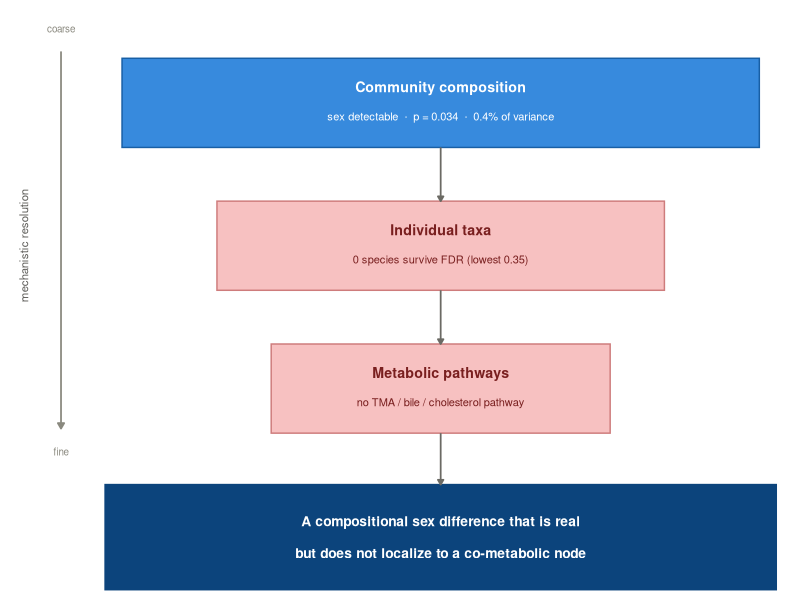
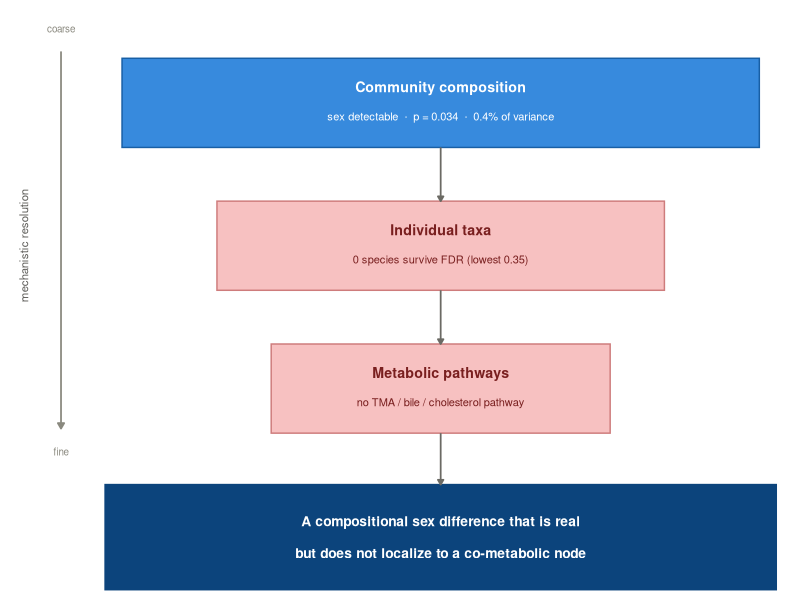

The R source for these figures, in order:
#!/usr/bin/env Rscript
###############################################################################
# Figure 3  -  Resolution cascade: a compositional sex signal that does not
# localize (JieZ_2017 atherosclerosis cohort).  Publication vector, v2.
# Palette ties to Figure 2: BLUE = sex effect present; RED = absent.
# Left axis carries the coarse->fine direction (no in-figure sentence).
# Run: Rscript Figure3_resolution_cascade.R
###############################################################################
suppressMessages(library(ggplot2))

BLUE <- "#378ADD"; BLUE_D <- "#0C447C"; RED <- "#F7C1C1"
INK_W <- "#FFFFFF"; INK_R <- "#791F1F"
B_BLUE <- "#185FA5"; B_RED <- "#CE7C7C"; AXIS <- "#8A897F"; ARR <- "#6B6A64"

box <- function(x, ymid, w, h, fill, border) data.frame(
  xmin=x-w/2, xmax=x+w/2, ymin=ymid-h/2, ymax=ymid+h/2, fill=fill, border=border)
B <- rbind(
  box(0, 5.10, 9.4, 0.78, BLUE,   B_BLUE),
  box(0, 3.85, 6.6, 0.78, RED,    B_RED),
  box(0, 2.60, 5.0, 0.78, RED,    B_RED),
  box(0, 1.30, 9.9, 0.92, BLUE_D, BLUE_D))
arrows <- data.frame(x=0, xend=0,
  y=c(5.10-0.39, 3.85-0.39, 2.60-0.39), yend=c(3.85+0.39, 2.60+0.39, 1.30+0.46))

p <- ggplot() +
  # left resolution axis (replaces the old top sentence)
  geom_segment(aes(x=-5.6, y=5.55, xend=-5.6, yend=2.25), colour=AXIS, linewidth=0.6,
               arrow=arrow(length=unit(0.16,"cm"), type="closed")) +
  annotate("text", x=-5.6, y=5.75, label="coarse", size=2.5, colour=AXIS) +
  annotate("text", x=-5.6, y=2.05, label="fine",   size=2.5, colour=AXIS) +
  annotate("text", x=-6.15, y=3.85, label="mechanistic resolution", angle=90,
           size=2.9, colour="#5F5E5A") +
  # tier boxes
  geom_rect(data=B, aes(xmin=xmin, xmax=xmax, ymin=ymin, ymax=ymax),
            fill=B$fill, colour=B$border, linewidth=0.5) +
  geom_segment(data=arrows, aes(x=x, y=y, xend=xend, yend=yend),
               colour=ARR, linewidth=0.6, arrow=arrow(length=unit(0.14,"cm"), type="closed")) +
  # tier 1
  annotate("text", x=0, y=5.24, label="Community composition", fontface=2, size=3.6, colour=INK_W) +
  annotate("text", x=0, y=4.98, label="sex detectable  \u00b7  p = 0.034  \u00b7  0.4% of variance", size=2.8, colour=INK_W) +
  # tier 2
  annotate("text", x=0, y=3.99, label="Individual taxa", fontface=2, size=3.6, colour=INK_R) +
  annotate("text", x=0, y=3.73, label="0 species survive FDR (lowest 0.35)", size=2.8, colour=INK_R) +
  # tier 3
  annotate("text", x=0, y=2.74, label="Metabolic pathways", fontface=2, size=3.6, colour=INK_R) +
  annotate("text", x=0, y=2.48, label="no TMA / bile / cholesterol pathway", size=2.8, colour=INK_R) +
  # conclusion
  annotate("text", x=0, y=1.44, label="A compositional sex difference that is real", fontface=2, size=3.5, colour=INK_W) +
  annotate("text", x=0, y=1.16, label="but does not localize to a co-metabolic node", fontface=2, size=3.5, colour=INK_W) +
  scale_x_continuous(limits=c(-6.5,5.3), expand=c(0,0)) +
  scale_y_continuous(limits=c(0.75,6.0), expand=c(0,0)) +
  theme_void()

ggsave("Figure3_resolution_cascade.pdf", p, width=7.6, height=4.7, device="pdf")
ptype <- if (isTRUE(capabilities("aqua"))) "quartz" else if (isTRUE(capabilities("cairo"))) "cairo" else "Xlib"
try(ggsave("Figure3_resolution_cascade.png", p, width=7.6, height=4.7, dpi=600, device="png", type=ptype), silent=TRUE)
cat("Saved Figure 3 v2 (PDF + PNG).\n")
